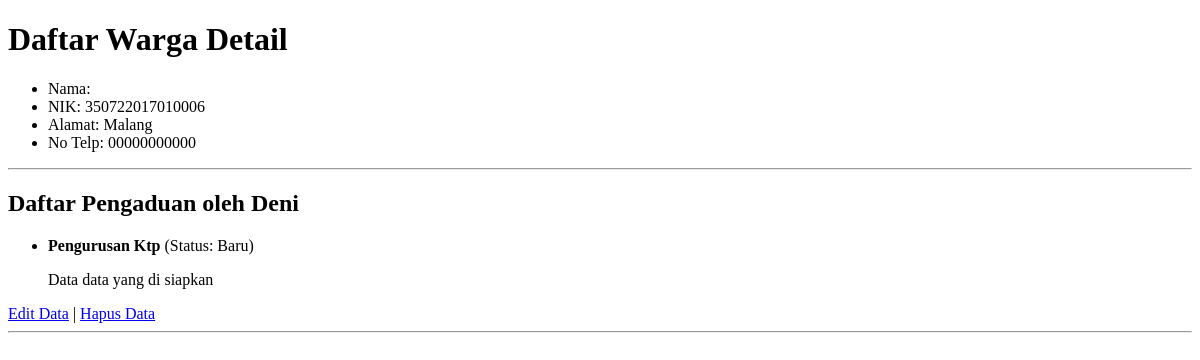
The page /warga/4/ on the database as committed earlier.
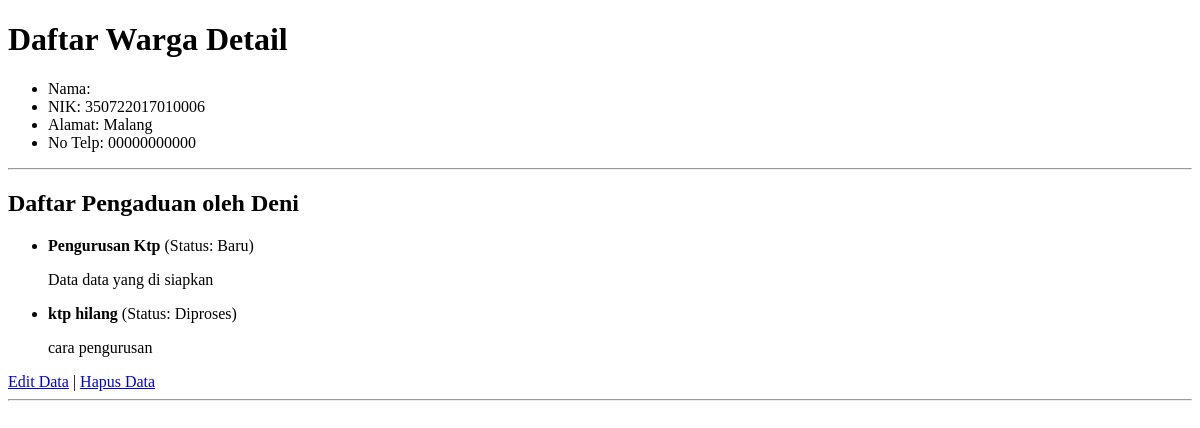
The same page on the database as committed later.
### warga/models.py (models this page shows, shortened)
class Pengaduan(models.Model):   # ← setelah ini HARUS langsung ada indent!
    STATUS_CHOICES = [
        ('BARU', 'Baru'),
        ('DIPROSES', 'Diproses'),
        ('SELESAI', 'Selesai'),
    ]
    judul = models.CharField(max_length=200)
    deskripsi = models.TextField()
    status = models.CharField(max_length=10, choices=STATUS_CHOICES, default='BARU')
    tanggal_lapor = models.DateTimeField(auto_now_add=True)
    pelapor = models.ForeignKey(
        Warga,
        on_delete=models.CASCADE,
        related_name='pengaduan'
    )

### warga/views.py (the view)
# urls.py: path('<int:pk>/', WargaDetailListView.as_view(), name='warga-detail'),
class WargaDetailListView(DetailView):
    model = Warga

### warga/templates/warga/warga_detail.html (shortened to what this page needs)
<!DOCTYPE html>
<html lang="en">
<head>
</head>
<body>
    <h1>Daftar Warga Detail</h1>
    <ul>
        <li>Nama: {{ object.lengkap }}</li>
        <li>NIK: {{ object.nik }}</li>
        <li>Alamat: {{ object.alamat }}</li>
        <li>No Telp: {{ object.no_telepon }}</li>
    </ul>
</body>
</html>
<hr>
<h2>Daftar Pengaduan oleh {{ object.nama_lengkap }}</h2>
<ul>
    {% for aduan in object.pengaduan.all %}
        <li>
            <strong>{{ aduan.judul }}</strong>
            (Status: {{ aduan.get_status_display }})
            <p>{{ aduan.deskripsi }}</p>
        </li>
    {% empty %}
        <li>Warga ini belum memiliki pengaduan.</li>
    {% endfor %}
</ul>
<a href="{% url 'warga-edit' object.pk %}">Edit Data</a> |
<a href="{% url 'warga-hapus' object.pk %}">Hapus Data</a>
<hr>

Rows that differ between the two databases and show on the page:
added Pengaduan: judul "ktp hilang", status "Diproses", deskripsi "cara pengurusan"
